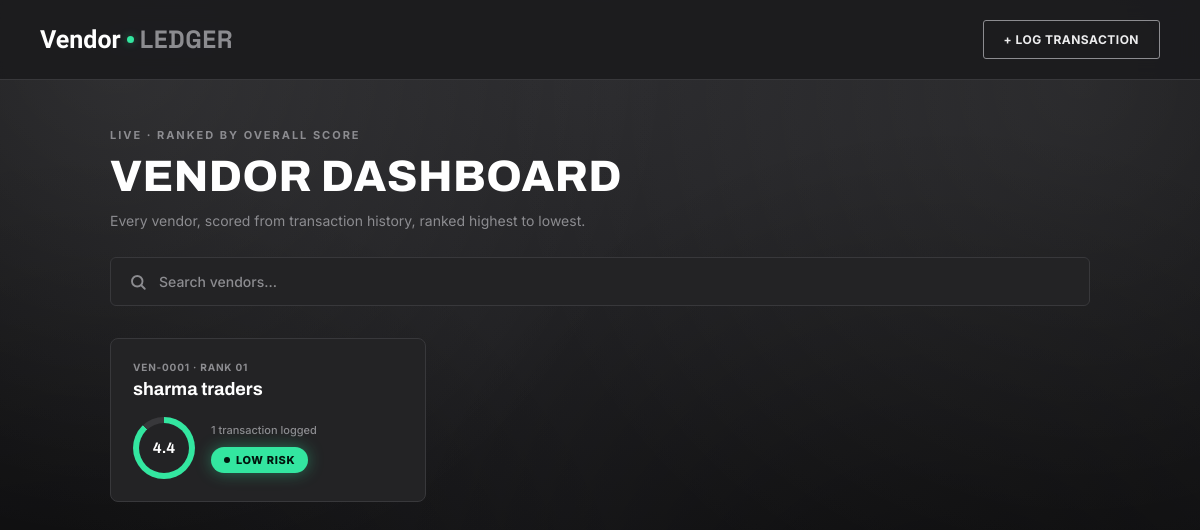
The page / on the database its author committed.
### tables this page shows
CREATE TABLE vendors (
                id INTEGER PRIMARY KEY AUTOINCREMENT,
                name TEXT NOT NULL UNIQUE,
                created_at TEXT NOT NULL
            );

### app.py (the view)
@app.route("/")
def index():
    vendors = list_vendors()
    return render_template("index.html", vendors=vendors)

### storage.py (called while the page is built)
@contextmanager
def get_conn():
    conn = sqlite3.connect(DB_PATH)
    conn.row_factory = sqlite3.Row
    try:
        yield conn
        conn.commit()
    finally:
        conn.close()

def list_vendors():
    with get_conn() as conn:
        vendors = conn.execute("SELECT * FROM vendors").fetchall()
        results = []
        for v in vendors:
            entries = conn.execute(
                "SELECT * FROM entries WHERE vendor_id = ? ORDER BY created_at DESC", (v["id"],)
            ).fetchall()
            entries = [dict(e) for e in entries]
            summary = summarize(entries)
            results.append({
                "id": v["id"],
                "name": v["name"],
                "entry_count": len(entries),
                **summary,
            })
        results.sort(key=lambda r: (r["overall"] is None, -(r["overall"] or 0)))
        return results

### templates/index.html (shortened to what this page needs)
{% extends "base.html" %}
{% block content %}
<div class="page-eyebrow">Live · ranked by overall score</div>
<h1 class="page-title">Vendor Dashboard</h1>
<p class="page-sub">Every vendor, scored from transaction history, ranked highest to lowest.</p>
{% if vendors %}
<div class="search-bar">
  <svg width="18" height="18" viewBox="0 0 24 24" fill="none" stroke="currentColor" stroke-width="2.5" stroke-linecap="round" stroke-linejoin="round">
    <circle cx="11" cy="11" r="7"></circle>
    <line x1="21" y1="21" x2="16.65" y2="16.65"></line>
  </svg>
  <input type="text" id="vendor-search" placeholder="Search vendors..." autocomplete="off">
</div>
<div class="vendor-grid" id="vendor-grid">
  {% for v in vendors %}
  {% set pct = (v.overall / 5 * 100) if v.overall is not none else 0 %}
  {% if v.risk == "high" %}{% set color = "var(--risk-high)" %}
  {% elif v.risk == "medium" %}{% set color = "var(--risk-medium)" %}
  {% elif v.risk == "low" %}{% set color = "var(--risk-low)" %}
  {% else %}{% set color = "var(--risk-grey)" %}{% endif %}
  <a class="vendor-card" href="{{ url_for('vendor_detail', vendor_id=v.id) }}" data-name="{{ v.name|lower }}">
    <div class="vendor-card-top">
      <div>
        <div class="vendor-id">VEN-{{ "%04d"|format(v.id) }} · RANK {{ "%02d"|format(loop.index) }}</div>
        <div class="vendor-name">{{ v.name }}</div>
      </div>
    </div>
    <div class="vendor-card-body">
      <div class="gauge" style="background: conic-gradient({{ color }} {{ pct }}%, var(--border) 0);">
        <span class="gauge-value">{{ "%.1f"|format(v.overall) if v.overall is not none else "—" }}</span>
      </div>
      <div class="vendor-meta">
        <div class="entry-count">{{ v.entry_count }} transaction{{ "s" if v.entry_count != 1 else "" }} logged</div>
        {% if v.risk == "high" %}<span class="pill pill-high">High risk</span>
        {% elif v.risk == "medium" %}<span class="pill pill-medium">Medium risk</span>
        {% elif v.risk == "low" %}<span class="pill pill-low">Low risk</span>
        {% else %}<span class="pill pill-no-data">No data</span>{% endif %}
      </div>
    </div>
  </a>
  {% endfor %}
</div>
{% else %}
<div class="empty-state">
  <p class="page-title">No vendors logged yet</p>
  <p>Log your first transaction to start building the dashboard.</p>
</div>
{% endif %}
{% endblock %}

### static/style.css (style rules this page uses)
:root { --bg: #1B1B1D; --bg-raised: #222224; --panel: #232325; --panel-tint: #29292B; --border: #38383B; --text: #EDEDEE; --text-dim: #8C8C90; --white: #FFFFFF; --risk-high: #FF3B4E; --risk-high-glow: rgba(255, 59, 78, 0.45); --risk-medium: #FFC53D; --risk-medium-glow: rgba(255, 197, 61, 0.4); --risk-low: #33E6A0; --risk-low-glow: rgba(51, 230, 160, 0.4); --risk-grey: #6C6C70; --risk-grey-tint: #2C2C2F; --display: 'Archivo', sans-serif; --body: 'Inter', sans-serif; --mono: 'Inter', sans-serif; }
* { box-sizing: border-box; }
body { margin: 0; min-height: 100vh; background: radial-gradient(circle at 10% 5%, rgba(255, 255, 255, 0.09), transparent 42%), radial-gradient(circle at 90% 10%, rgba(255, 255, 255, 0.07), transparent 45%), radial-gradient(circle at 80% 90%, rgba(0, 0, 0, 0.6), transparent 50%), radial-gradient(circle at 5% 95%, rgba(0, 0, 0, 0.5), transparent 45%), radial-gradient(circle at 50% 0%, #2A2A2D, #141416 75%); background-attachment: fixed; color: var(--text); font-family: var(--body); }
a { color: inherit; text-decoration: none; }
.page-eyebrow { font-family: var(--body); font-size: 11px; font-weight: 700; letter-spacing: 0.18em; text-transform: uppercase; color: var(--text-dim); margin-bottom: 12px; }
.page-title { font-family: var(--display); font-weight: 800; font-size: 44px; letter-spacing: 0.01em; text-transform: uppercase; color: var(--white); margin: 0 0 8px; line-height: 1; }
.page-sub { color: var(--text-dim); font-size: 14px; margin-bottom: 28px; }
.search-bar { display: flex; align-items: center; gap: 10px; background: var(--panel); border: 1px solid var(--border); border-radius: 6px; padding: 14px 18px; margin-bottom: 32px; }
.search-bar svg { flex-shrink: 0; color: var(--text-dim); }
.search-bar input { border: none; outline: none; background: transparent; font-family: var(--body); font-weight: 500; font-size: 14px; color: var(--text); width: 100%; }
.search-bar input::placeholder { color: var(--text-dim); }
.vendor-grid { display: grid; grid-template-columns: repeat(auto-fill, minmax(260px, 1fr)); gap: 16px; }
.vendor-card { background: var(--panel); border: 1px solid var(--border); border-radius: 8px; padding: 22px; transition: border-color 0.15s ease, background 0.15s ease; display: block; }
.vendor-card-top { margin-bottom: 18px; }
.vendor-id { font-size: 10px; font-weight: 700; color: var(--text-dim); letter-spacing: 0.08em; margin-bottom: 6px; text-transform: uppercase; }
.vendor-card .vendor-name { font-family: var(--display); font-weight: 700; font-size: 18px; color: var(--white); }
.vendor-card-body { display: flex; align-items: center; gap: 16px; }
.gauge { width: 62px; height: 62px; border-radius: 50%; flex-shrink: 0; display: flex; align-items: center; justify-content: center; position: relative; }
.gauge::after { content: ""; position: absolute; inset: 6px; border-radius: 50%; background: var(--panel); }
.gauge-value { position: relative; z-index: 1; font-family: var(--display); font-weight: 700; font-size: 15px; color: var(--white); }
.vendor-meta { flex: 1; min-width: 0; }
.entry-count { font-size: 11px; font-weight: 500; color: var(--text-dim); margin-bottom: 10px; }
.pill { display: inline-flex; align-items: center; gap: 6px; font-family: var(--body); font-weight: 800; font-size: 11px; letter-spacing: 0.06em; text-transform: uppercase; padding: 6px 13px; border-radius: 20px; }
.pill::before { content: ""; width: 6px; height: 6px; border-radius: 50%; background: currentColor; }
.pill-low { color: #01150D; background: var(--risk-low); box-shadow: 0 0 16px var(--risk-low-glow); }

### rows shown on the page
vendors: id "0001", index "01", name "sharma traders", overall "4.4", entry_count "1"
